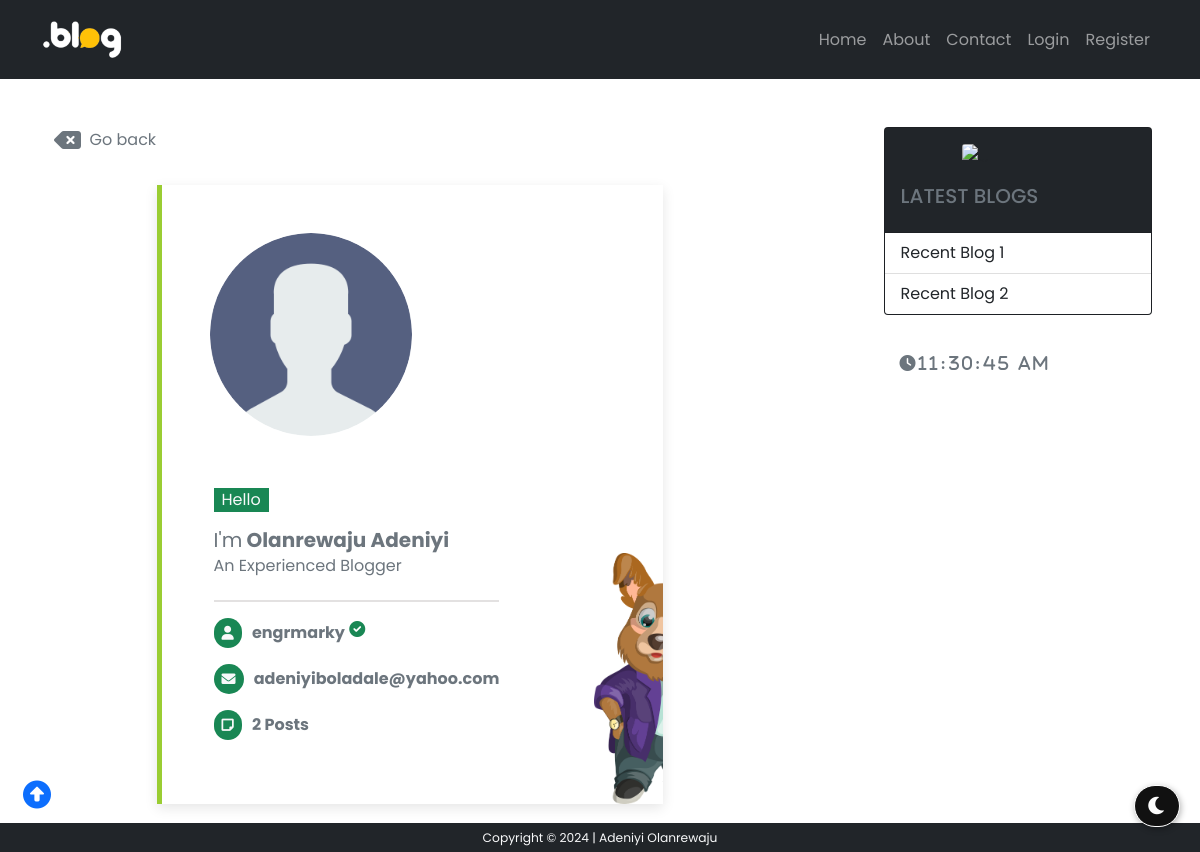
/profile/5, run on the app's committed database.
### models/usermodel.py (models this page shows, shortened)
class User(db.Model, UserMixin):
    id = db.Column(db.Integer, primary_key=True)
    first_name = db.Column(db.String(50), nullable=False)
    last_name = db.Column(db.String(50), nullable=False)
    username = db.Column(db.String(20), unique=True, nullable=False)
    email = db.Column(db.String(70), unique=True, nullable=False)
    photo = db.Column(db.String(100), nullable=False, default='user.png')
    password = db.Column(db.String(60), nullable=False)
    posts = db.relationship('Post', backref='author', lazy=True, cascade='delete', foreign_keys='Post.user_id')
    send_dm = db.relationship('DmModel', backref='owner', lazy=True, foreign_keys='DmModel.user_1')
    pst_cmt = db.relationship('CommentModel', backref='who', lazy=True, foreign_keys='CommentModel.commenter')

### routes/views.py (the view, shortened to what this page needs)
@view.route('/profile/<int:profile_id>', methods=['GET', 'POST'])
def profile(profile_id):
    form = DmForm()
    user = User.query.filter_by(id=profile_id).first()
    dm_messages = DmModel.query.all()
    num = len(user.posts)
    context = {
        'num': num,
        'user': user,
        'form': form,
        'dms': dm_messages
    }
    return render_template('profile.html', **context)

### templates/profile.html (shortened to what this page needs)
{% extends 'base.html' %}
{% block content %}
<button class="d-flex text-muted mb-4"
style="border: none;
background: none;
"
onclick="history.back()"
><i class="fa fas fa-backspace text-muted h4"></i>&nbsp; Go back</button>
<div class="" id="profile">
  <div
    class="d-flex align-items-start px-5 flex-column"
    style="
      box-shadow: rgba(0, 0, 0, 0.1) 0px 4px 12px;
      background: url(../static/images/dog-1773713_1280.png);
      background-size: 10rem;
      background-repeat: no-repeat;
      background-position: 27rem bottom;
      border-left: 5px solid yellowgreen;
    "
  >
  <div class="d-flex align-items-end">
    {% if user.photo == 'user.png' %}
    <img class="rounded-circle article-img my-5 w-50"
        src="{{ url_for('static', filename='images/profile/' + user.photo) }}">
      {% else %}
      <img class="rounded img-thumbnail article-img my-5"
        src="{{ url_for('static', filename='images/profile/' + user.photo) }}">
      {% endif %}
    </div>
    <div class="d-flex flex-column m-1 mb-5">
      {% if current_user.id != user.id %}
      <p class="bg-success px-2 text-light" style="width: fit-content">Hello</p>
      {% endif %}
      <p class="text-muted h5 fw-bold">
        <span class="text-muted p fw-normal">I'm</span> {{
        user.last_name.title() }} {{ user.first_name.title() }} &nbsp;
<br>
        <small class="h6 fw-normal fs-6 text-muted">An Experienced Blogger</small>
      </p>
      <hr class="" style="border: 1px solid rgb(147, 139, 139)" />
      <p class=" text-light rounded-pill d-flex align-items-center justify-content-start">
        <i class="fa fas fa-user rounded-pill bg-success p-2 small"></i> <span class="fw-normal text-muted fw-bold">&nbsp;&nbsp; {{ user.username }}</span> &nbsp;<i
          class="h6 text-success fa fas fa-check-circle"
        ></i>
      </p>
      <p class=" text-light rounded-pill d-flex align-items-center justify-content-start">
        <i class="fa fas fa-envelope rounded-pill bg-success p-2 small"></i> <span class="fw-normal text-muted fw-bold">&nbsp;&nbsp; {{ user.email }}</span>
      </p>
      {% if num > 1 %}
      <p class=" text-light rounded-pill d-flex align-items-center justify-content-start">
        <i class="fa fas fa-sticky-note rounded-pill bg-success p-2 small"></i> <span class="fw-normal text-muted fw-bold">&nbsp;&nbsp; {{ num }} Posts</span>
      </p>
      {% else %}
      <p class=" text-light rounded-pill d-flex align-items-center justify-content-start">
        <i class="fa fas fa-sticky-note rounded-pill bg-success p-2 small"></i> <span class="fw-normal text-muted fw-bold">&nbsp;&nbsp; {{ num }} Post</span>
      </p>
      {% endif %}
    </div>
  </div>
</div>
{% endblock content %}

### static/css/style.css (style rules this page uses)
* { font-family: "Poppins", sans-serif; }
#profile { width: 70%; margin: auto; }
body { background: rgba(255, 255, 255, 0.199); }

### data on the page
User: photo (placeholder picture), last_name "Olanrewaju", first_name "Adeniyi", username "engrmarky", email "adeniyiboladale@yahoo.com"

### other printed values
{{ num }} "2"
